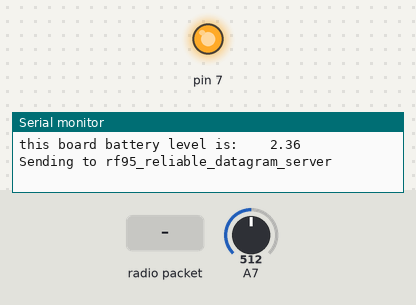
Simulated run of this sketch. Board: Arduino Nano, built with avr-gcc and run on an emulated ATmega328P. On the bench: output pins drawn as LEDs (lit = HIGH), the last lines printed to the serial monitor. The test bench sets the inputs (shaded band); at power-on: A7 = 512. No radio packets arrive unless stated.

Above: at 2.2 s.
2.3 s: radio packet "1" arrives
At 2.7 s:
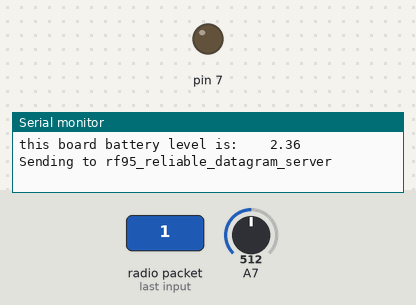
4.3 s: radio packet "0" arrives
At 5.7 s:
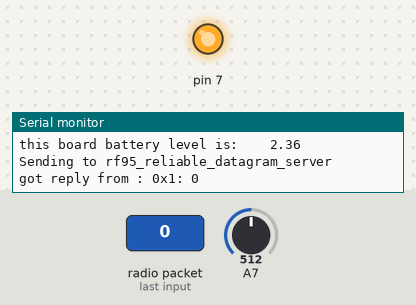
12.3 s: radio packet "2" arrives
At 12.8 s:
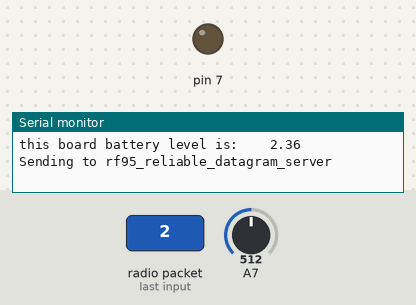
Timing chart, 0 to 15.3 s (numbered marks = the images above; inputs shaded):
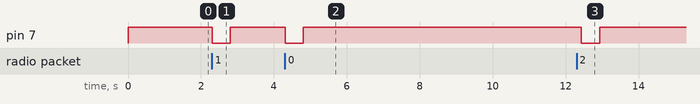

The sketch:

rf95_reliable_datagram_client.ino
```cpp
#include <RHReliableDatagram.h>
#include <RH_RF95.h>

#include <SPIFlash.h>    //get it here: https://github.com/LowPowerLab/SPIFlash
#include <SPI.h>

#define CLIENT_ADDRESS 1
#define SERVER_ADDRESS 2

// 0x1F44 for adesto(ex atmel) 4mbit flash
// 0xEF30 for windbond 4mbit flash
// 0xEF40 for windbond 64mbit flash

SPIFlash flash(8, 0xEF40);

RH_RF95 driver(10, 2);

RHReliableDatagram manager(driver, CLIENT_ADDRESS);

void volt_read()
{
  char data_volt[80];
  char pre_volt[]= "this board battery level is: ";
  char volt_char[5];

  float volt = analogRead(A7);
  volt = volt / 217 ;            // calculate battery, linear
  dtostrf(volt, 6, 2, volt_char);         // data to string

  sprintf(data_volt,"%s %s", pre_volt, volt_char);    // combine char array

  Serial.println(data_volt);
  delay(100);        // delay in between reads for stability

}

void setup()
{
  // Rocket Scream Mini Ultra Pro with the RFM95W only:
  // Ensure serial flash is not interfering with radio communication on SPI bus
  pinMode(7, OUTPUT);
  digitalWrite(7, HIGH);

  Serial.begin(9600);

  while (!Serial) ; // Wait for serial port to be available
  if (!manager.init())
    Serial.println("RF Init failed");

  driver.setFrequency(434.0);

//  if (flash.initialize())
//  {
//    Serial.println("Flash Init OK!");
//  }
//  else
//   Serial.println("Flash Init FAIL!");

  delay(1000);
}

uint8_t data[] = "Hello World!";
// Dont put this on the stack:
uint8_t buf[RH_RF95_MAX_MESSAGE_LEN];

void loop()
{
  volt_read(); // data_volt

  Serial.println("Sending to rf95_reliable_datagram_server");

  // Send a message to manager_server
  if (manager.sendtoWait(data, sizeof(data), SERVER_ADDRESS))
  {
    // Now wait for a reply from the server
    uint8_t len = sizeof(buf);
    uint8_t from;
    if (manager.recvfromAckTimeout(buf, &len, 2000, &from))
    { digitalWrite(7, LOW);
      delay(500);
      digitalWrite(7, HIGH);

      Serial.print("got reply from : 0x");
      Serial.print(from, HEX);
      Serial.print(": ");
      Serial.println((char*)buf);
    }
    else
    {
      Serial.println("No reply, is rf95_reliable_datagram_server running?");
    }
  }
  else
    Serial.println("sendtoWait failed");
  delay(1000);
}
```

Measured:
- after the input at 2.3 s, pin 7: HIGH → LOW at once, → HIGH 0.50 s later
- after the input at 4.3 s, pin 7: HIGH → LOW at once, → HIGH 0.50 s later
- after the input at 12.3 s, pin 7: HIGH → LOW after 0.13 s, → HIGH 0.50 s later
